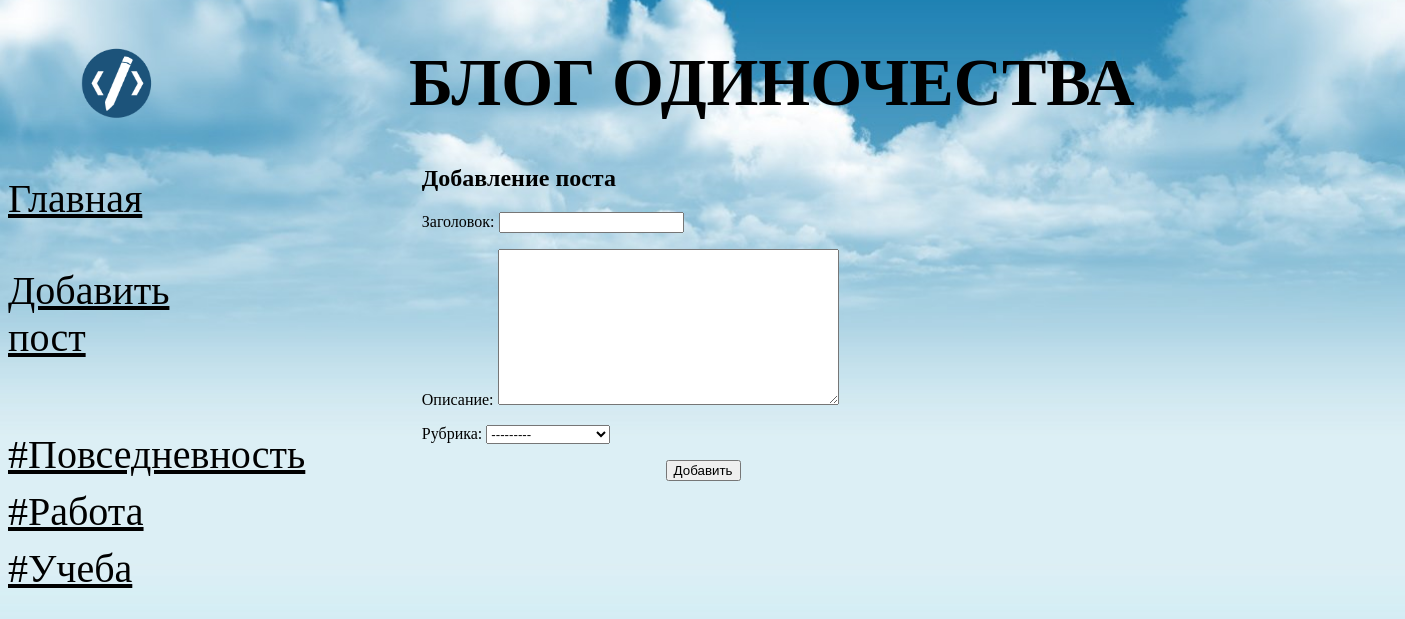
Before: /bboard/add/ with the older database file.
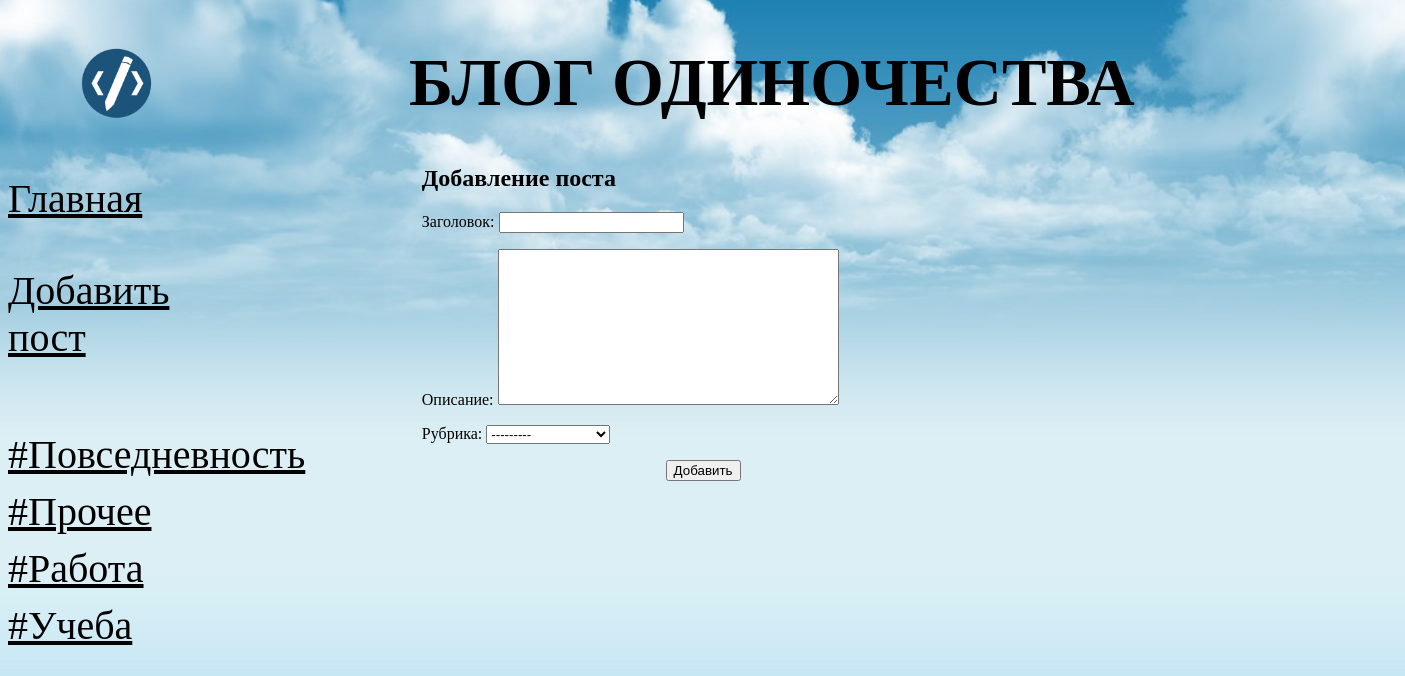
After: the same page with the newer database file.
### bboard/models.py (models this page shows)
class Rubric(models.Model):
    name = models.CharField(max_length=20, verbose_name="Название", db_index=True)
    def __str__(self):
        return self.name
    class Meta:
        verbose_name_plural = "Рубрики"
        verbose_name = "Рубрика"
        ordering = ["name"]

### bboard/views.py (the view)
# urls.py: path("add/", BbCreateView.as_view(), name='add'),
class BbCreateView(CreateView):
    template_name = 'bboard/create.html'
    form_class = BbForm
    success_url = reverse_lazy('index')
    def get_context_data(self, **kwargs):
        context = super().get_context_data(**kwargs)
        context['rubrics'] = Rubric.objects.all()
        return context

### bboard/forms.py
class BbForm(ModelForm):
   class Meta:
      model = Bb
      fields = ('title','content','rubric')

### bboard/templates/bboard/create.html (shortened to what this page needs)
{% extends "layout/basic.html" %}
{% block content %}
<h2 style="position: relative; left: 20%;">Добавление поста</h2>
<form method="post" class="create_post">
   {{ form.as_p }}
   <input type="submit" style="position: relative; left: 20%" value="Добавить">
</form>
{% endblock %}

### bboard/templates/layout/basic.html (shortened to what this page needs)
{% load static %}
<!DOCTYPE html>
<html>
   <head>
      <link rel="stylesheet" type="text/css"
      href="{% static 'bboard/style.css' %}">
   </head>
   <body>
      <header>
         <h1>Блог одиночества</h1>
      </header>
      <nav>
         <a href="{% url 'index' %}" class="pbutton">Главная</a>
         <br>
         <a href="{% url 'add' %}" class="pbutton">Добавить пост</a>
         <br>
         <br>
         {% for rubric in rubrics %}
         <a href="{% url 'by_rubric' rubric.pk %}" class="pbutton">
         #{{ rubric.name }}</a>
         {% endfor %}
      </nav>
      <section>
         {% block content %}
         {% endblock %}
      </section>
   </body>
</html>

Changed rows visible on the page:
added Rubric: name "Прочее"
